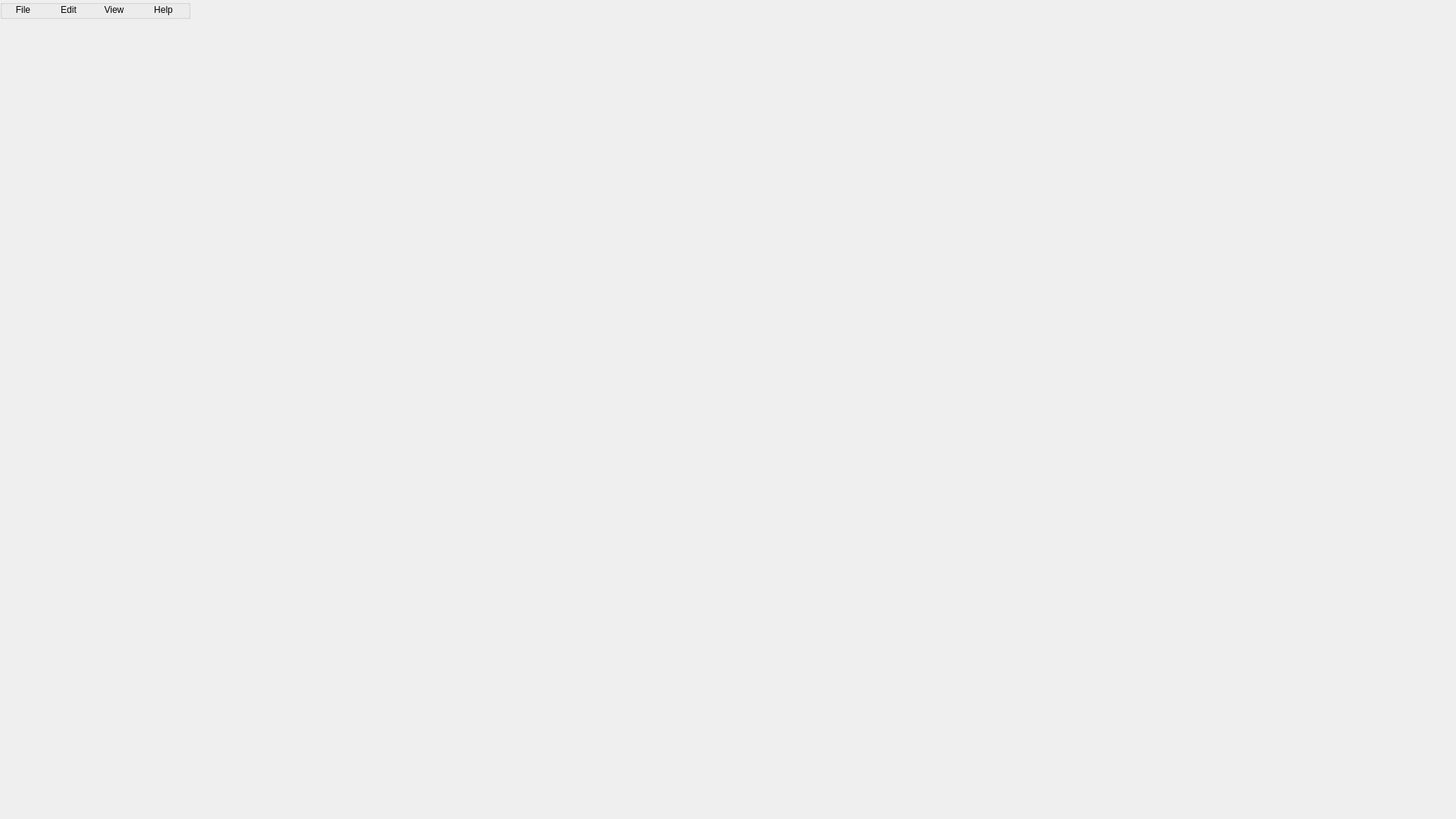
<?xml version="1.0" encoding="UTF-8"?>
<ui version="4.0">
 <class>MainWindow</class>
 <widget class="QMainWindow" name="MainWindow">
  <property name="geometry">
   <rect>
    <x>0</x>
    <y>0</y>
    <width>1920</width>
    <height>1080</height>
   </rect>
  </property>
  <property name="mouseTracking">
   <bool>true</bool>
  </property>
  <property name="windowTitle">
   <string>MainWindow</string>
  </property>
  <widget class="QWidget" name="file_settings_view_dropdowns">
   <widget class="QGroupBox" name="groupBox">
    <property name="geometry">
     <rect>
      <x>0</x>
      <y>0</y>
      <width>251</width>
      <height>25</height>
     </rect>
    </property>
    <property name="autoFillBackground">
     <bool>false</bool>
    </property>
    <property name="title">
     <string/>
    </property>
    <widget class="QPushButton" name="pushButton_5">
     <property name="geometry">
      <rect>
       <x>0</x>
       <y>0</y>
       <width>61</width>
       <height>25</height>
      </rect>
     </property>
     <property name="text">
      <string>File</string>
     </property>
     <property name="flat">
      <bool>true</bool>
     </property>
    </widget>
    <widget class="QPushButton" name="pushButton_6">
     <property name="geometry">
      <rect>
       <x>60</x>
       <y>0</y>
       <width>61</width>
       <height>25</height>
      </rect>
     </property>
     <property name="text">
      <string>Edit</string>
     </property>
     <property name="flat">
      <bool>true</bool>
     </property>
    </widget>
    <widget class="QPushButton" name="pushButton_7">
     <property name="geometry">
      <rect>
       <x>120</x>
       <y>0</y>
       <width>61</width>
       <height>25</height>
      </rect>
     </property>
     <property name="text">
      <string>View</string>
     </property>
     <property name="flat">
      <bool>true</bool>
     </property>
    </widget>
    <widget class="QPushButton" name="pushButton_8">
     <property name="geometry">
      <rect>
       <x>180</x>
       <y>0</y>
       <width>71</width>
       <height>25</height>
      </rect>
     </property>
     <property name="text">
      <string>Help</string>
     </property>
     <property name="flat">
      <bool>true</bool>
     </property>
    </widget>
   </widget>
  </widget>
 </widget>
 <resources/>
 <connections/>
</ui>
